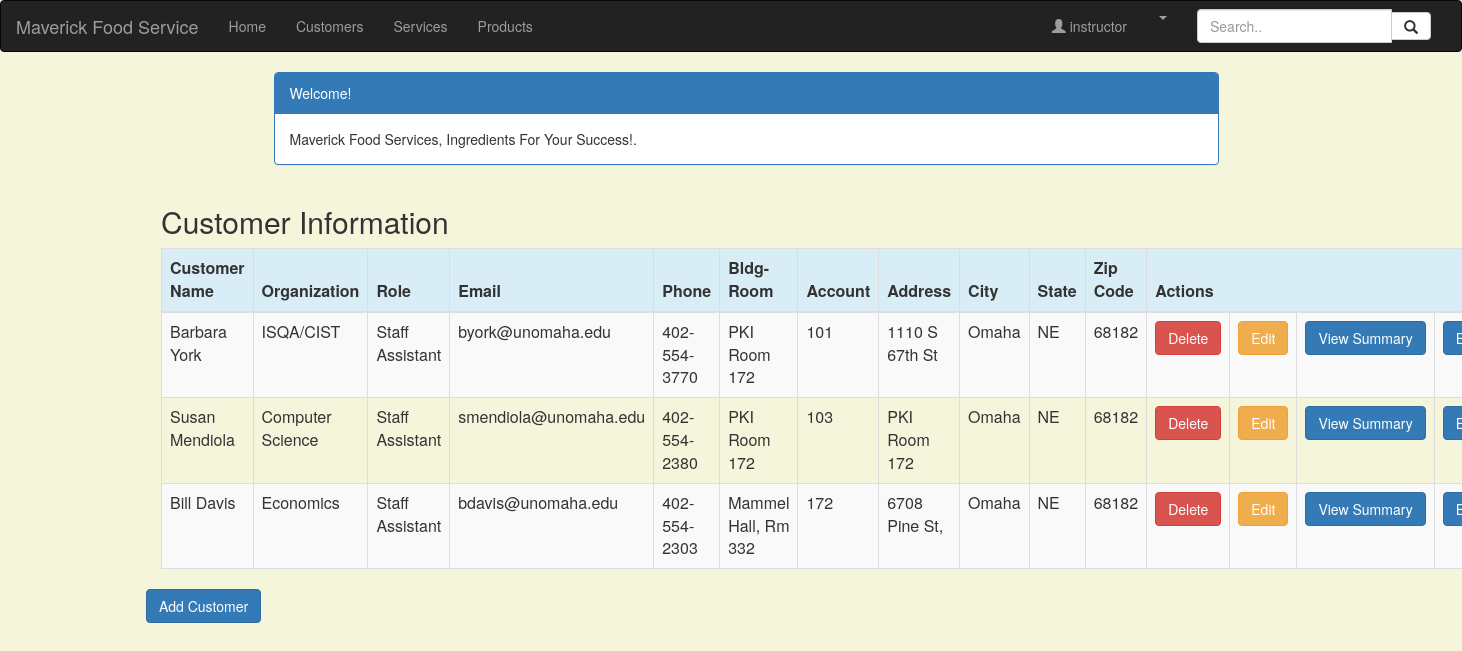
/customer_list (signed in), run on the app's committed database.
### crm/models.py (models this page shows, shortened)
class Customer(models.Model):
    cust_name = models.CharField(max_length=50)
    organization = models.CharField(max_length=100, blank=True)
    role = models.CharField(max_length=100)
    email = models.EmailField(max_length=100)
    bldgroom = models.CharField(max_length=100)
    address = models.CharField(max_length=200)
    account_number = models.IntegerField(blank=False, null=False)
    city = models.CharField(max_length=50)
    state = models.CharField(max_length=50)
    zipcode = models.CharField(max_length=10)
    phone_number = models.CharField(max_length=50)
    created_date = models.DateTimeField(
        default=timezone.now)
    updated_date = models.DateTimeField(auto_now_add=True)

### crm/views.py (the view)
# urls.py: path('customer_list', views.customer_list, name='customer_list'),
@login_required
def customer_list(request):
    customer = Customer.objects.filter(created_date__lte=timezone.now())
    return render(request, 'crm/customer_list.html',
                  {'customers': customer})

### crm/templates/crm/customer_list.html (shortened to what this page needs)
{% extends 'crm/base.html' %}
{% block content %}
<html>
<head>
    <link rel="stylesheet" href="https://maxcdn.bootstrapcdn.com/bootstrap/3.3.4/css/bootstrap.min.css">
</head>
<body>
<div class="container">
    <div class="row">
        <div class="col-md-10 col-md-offset-1">
            <div class="panel panel-primary">
                <div class="panel-heading">Welcome!</div>
                <div class="panel-body">
                    Maverick Food Services, Ingredients For Your Success!.
                </div>
            </div>
        </div>
    </div>
</div>
<div class="row">
    <h2 style="padding-left: 15Px">Customer Information</h2>
</div>
<div>
    <table class="table table-striped table-bordered table-hover">
        <thead>
        <tr class="bg-info">
            <th>Customer Name</th>
            <th>Organization</th>
            <th>Role</th>
            <th>Email</th>
            <th>Phone</th>
            <th>Bldg-Room</th>
            <th>Account</th>
            <th>Address</th>
            <th>City</th>
            <th>State</th>
            <th>Zip Code</th>
            <th colspan="4">Actions</th>
        </tr>
        </thead>
        <tbody>
        {% for customer in customers %}
        <tr>
            <td>{{ customer.cust_name }}</td>
            <td>{{ customer.organization }}</td>
            <td>{{ customer.role }}</td>
            <td>{{ customer.email }}</td>
            <td>{{ customer.phone_number }}</td>
            <td>{{ customer.bldgroom }}</td>
            <td>{{ customer.account_number }}</td>
            <td>{{ customer.address }}</td>
            <td>{{ customer.city }}</td>
            <td>{{ customer.state }}</td>
            <td>{{ customer.zipcode }}</td>
            <td><a href="{% url 'crm:customer_delete' pk=customer.pk %}"
                   class="btn btn-danger">Delete</a></td>
            <td><a href="{% url 'crm:customer_edit' pk=customer.pk %}"
                   class="btn btn-warning">Edit</a></td>
            <td><a href="{% url 'crm:summary' pk=customer.pk %}"
                   class="btn btn-primary">View Summary</a></td>
            <td><a href="{% url 'crm:export_pdf' pk=customer.pk %}"
                   class="btn btn-primary">Export Summary</a></td>
        </tr>
        {% endfor %}
        </tbody>
    </table>
   <div class="row">
        <a href="{% url 'crm:customer_new' %}" class="row"><span
                class="btn btn-primary"> Add Customer</span></a>
    </div>
</div>
</body>
</html>
{% endblock %}

### crm/templates/crm/base.html (shortened to what this page needs)
{% load staticfiles %}
<html lang="en">
<head>
    <link rel="stylesheet" href="https://maxcdn.bootstrapcdn.com/bootstrap/3.3.7/css/bootstrap.min.css">
</head>
<body id="app-layout">
<nav class="navbar navbar-inverse">
    <div class="container-fluid">
        <div class="navbar-header">
            <a class="navbar-brand" href="/">
                Maverick Food Service
            </a>
        </div>
        <div class="collapse navbar-collapse" id="myNavbar">
            <ul class="nav navbar-nav">
                <li><a href="{% url 'crm:home' %}">Home</a></li>
                <li><a href="{% url 'crm:customer_list' %}">Customers</a></li>
                <li><a href="{% url 'crm:service_list' %}">Services</a></li>
                <li><a href="{% url 'crm:product_list' %}">Products</a></li>
            </ul>
            <form class="navbar-form navbar-right" role="search">
                <div class="form-group input-group">
                    <input type="text" class="form-control" placeholder="Search..">
                    <span class="input-group-btn">
            <button class="btn btn-default" type="button">
              <span class="glyphicon glyphicon-search"></span>
            </button>
          </span>
                </div>
            </form>
            <ul class="nav navbar-nav navbar-right">
                <li><a href="#"><span class="glyphicon glyphicon-user"></span> {{ user.username }}</a></li>
                {% if user.is_authenticated %}
                <li class="dropdown">
                    <a href="#" class="dropdown-toggle" data-toggle="dropdown" role="button" aria-expanded="false">
                        <span class="caret"></span>
                    </a>
                </li>
                {% else %}
                <li><a href="{% url 'login' %}"><span class="glyphicon glyphicon-log-in"></span> Login</a></li>
                {% endif %}
            </ul>
        </div>
    </div>
</nav>
<div class="content container">
    <div class="row">
        <div class="col-md-8">
            {% block content %}{% endblock %}
        </div>
    </div>
</body>
</html>

### crm/templates/crm/base.html (style rules this page uses)
.navbar { margin-bottom: 0; border-radius: 0; }

### crm/templates/crm/customer_list.html (style rules this page uses)
body { background-color: beige; }

### data on the page
Customer: cust_name "Barbara York", organization "ISQA/CIST", role "Staff Assistant", email "byork@unomaha.edu", phone_number "402-554-3770", bldgroom "PKI Room 172", account_number "101", address "1110 S 67th St", city "Omaha", state "NE", zipcode "68182"
Customer: cust_name "Susan Mendiola", organization "Computer Science", role "Staff Assistant", email "smendiola@unomaha.edu", phone_number "402-554-2380", bldgroom "PKI Room 172", account_number "103", address "PKI Room 172", city "Omaha", state "NE", zipcode "68182"
Customer: cust_name "Bill Davis", organization "Economics", role "Staff Assistant", email "bdavis@unomaha.edu", phone_number "402-554-2303", bldgroom "Mammel Hall, Rm 332", account_number "172", address "6708 Pine St,", city "Omaha", state "NE", zipcode "68182"

### other printed values
{{ user.username }} "instructor"
